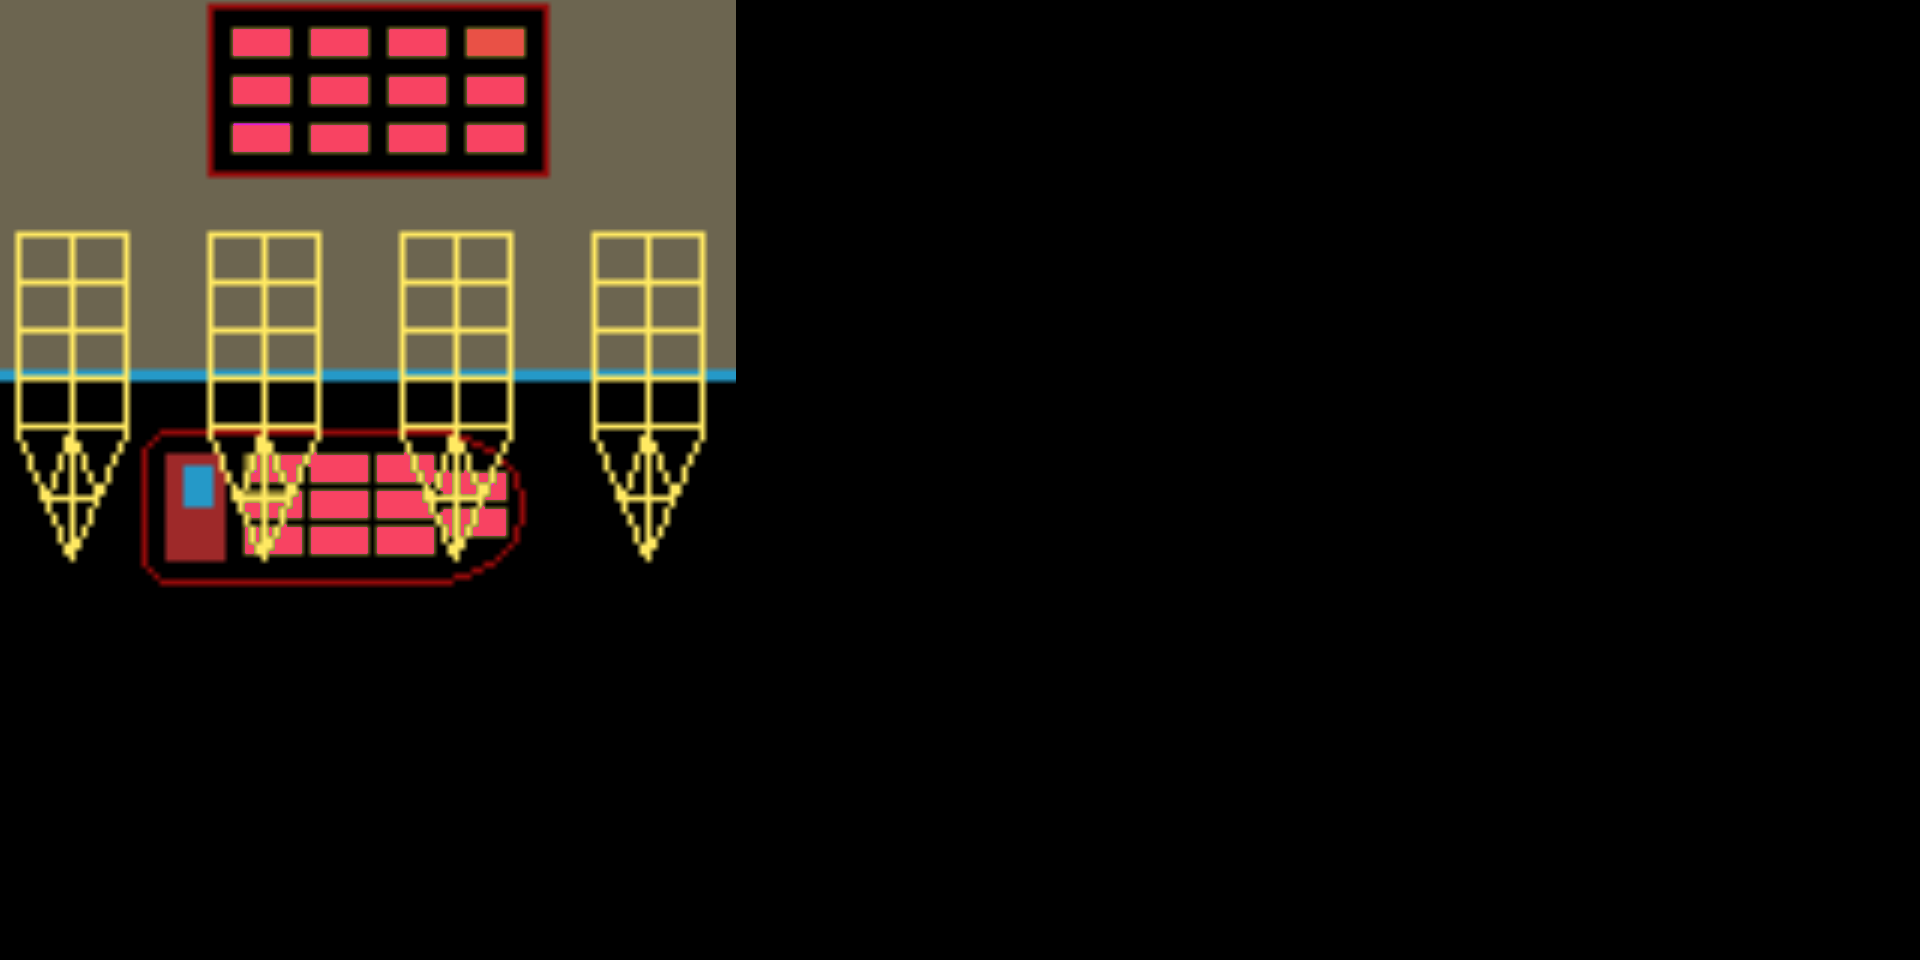

A level layout from a 2D game, rendered from its tile map. Below: a short description, then the map file with tile-grid data replaced by summaries:
An orthogonal 60x30 tile map with 32x32 px tiles, 1 tile layer (remplissage), 1 image layer and 33 objects (12x PortTrunk, 11x BoatTrunk, 5x zone, 3x Button, 2x txt).

<map version="1.10" tiledversion="1.10.1" orientation="orthogonal" renderorder="right-down" width="60" height="30" tilewidth="32" tileheight="32" infinite="0" nextlayerid="9" nextobjectid="69">
 <editorsettings>
  <export target="boat.tmj" format="json" />
 </editorsettings>
 <tileset firstgid="1" source="terrain.tsx" />
 <imagelayer id="4" name="Image" locked="1">
  <image source="boat-port.png" width="1152" height="624" />
 </imagelayer>
 <objectgroup id="5" name="coffres">
  <object id="54" name="boat trunk 31" type="BoatTrunk" x="446.5" y="473" width="61" height="27" />
  <object id="53" name="boat trunk 30" type="BoatTrunk" x="446.5" y="508" width="62" height="28.5" />
  <object id="49" name="boat trunk 22" type="BoatTrunk" x="377" y="526" width="56" height="28.5" />
  <object id="50" name="boat trunk 21" type="BoatTrunk" x="312" y="526" width="57" height="28.5" />
  <object id="51" name="boat trunk 20" type="BoatTrunk" x="245" y="526" width="58.5" height="28.5" />
  <object id="48" name="boat trunk 12" type="BoatTrunk" x="377" y="492" width="56" height="27" />
  <object id="47" name="boat trunk 11" type="BoatTrunk" x="311.5" y="492" width="57.5" height="27" />
  <object id="46" name="boat trunk 10" type="BoatTrunk" x="244.5" y="492" width="58" height="27" />
  <object id="45" name="boat trunk 02" type="BoatTrunk" x="377" y="455" width="58.5" height="28.5" />
  <object id="44" name="boat trunk 01" type="BoatTrunk" x="311.5" y="455" width="57" height="28.5" />
  <object id="28" name="boat trunk 00" type="BoatTrunk" x="244.5" y="455" width="58" height="28.5" />
  <object id="43" name="port trunk 01" type="PortTrunk" x="233" y="27" width="59" height="30" />
  <object id="29" name="port trunk 02" type="PortTrunk" x="311" y="26" width="59" height="31" />
  <object id="30" name="port trunk 03" type="PortTrunk" x="391" y="26" width="59" height="31" />
  <object id="31" name="port trunk 04" type="PortTrunk" x="466" y="27" width="59" height="31" />
  <object id="32" name="port trunk 11" type="PortTrunk" x="232" y="75" width="62" height="28" />
  <object id="33" name="port trunk 12" type="PortTrunk" x="309" y="74" width="59" height="31" />
  <object id="34" name="port trunk 13" type="PortTrunk" x="387" y="73" width="62" height="34" />
  <object id="35" name="port trunk 14" type="PortTrunk" x="468" y="75" width="56" height="29" />
  <object id="36" name="port trunk 21" type="PortTrunk" x="233" y="124" width="61" height="30" />
  <object id="37" name="port trunk 22" type="PortTrunk" x="310" y="124" width="61" height="30" />
  <object id="38" name="port trunk 23" type="PortTrunk" x="388" y="124" width="61" height="30" />
  <object id="41" name="port trunk 24" type="PortTrunk" x="467" y="124" width="61" height="30" />
 </objectgroup>
 <objectgroup id="8" name="boutons et texte">
  <object id="57" name="description" type="zone" x="813.333" y="17.3333" width="284" height="129.333" />
  <object id="68" name="market" type="zone" x="813.333" y="170" width="284" height="180" />
  <object id="58" name="tosell" type="zone" x="811.333" y="322.667" width="288" height="62.6667" />
  <object id="59" name="exchange" type="Button" x="811.333" y="399.333" width="137.333" height="30.6667">
   <properties>
    <property name="txt" value="Exchange" />
   </properties>
  </object>
  <object id="66" name="leave" type="Button" x="971.667" y="622.667" width="137.333" height="30.6667">
   <properties>
    <property name="txt" value="Leave" />
   </properties>
  </object>
  <object id="60" name="sell" type="Button" x="968" y="400" width="129.333" height="30.6667">
   <properties>
    <property name="txt" value="Sell selected" />
   </properties>
  </object>
  <object id="61" name="sell_texte" type="txt" x="982.167" y="406.729" width="105" height="17.875">
   <text wrap="1" color="#fc1c45">Sell selected</text>
  </object>
  <object id="62" name="exc_texte" type="txt" x="858.167" y="404.896" width="73.5" height="17.875">
   <text wrap="1" color="#fc1c45">Exchange</text>
  </object>
  <object id="64" name="tobuy" type="zone" x="811.333" y="504.333" width="289" height="107" />
  <object id="67" name="money" type="zone" x="810.667" y="440.333" width="287" height="52.3333" />
 </objectgroup>
 <layer id="6" name="remplissage" width="60" height="30">
  <data>[1800 cells, 933 non-empty, 1 distinct tile ids]</data>
 </layer>
</map>
